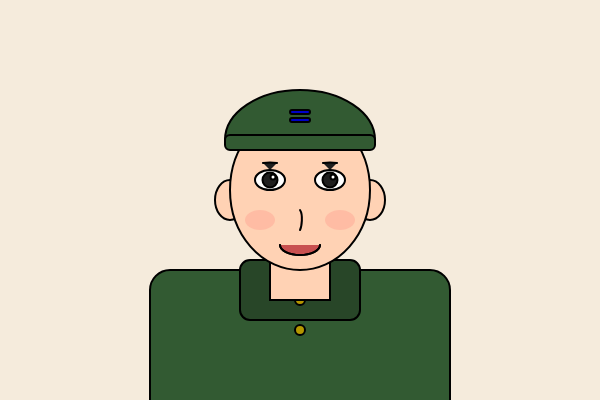
Frame 1 (no input)
Frame 2 (the mouse pressed at the canvas centre, redrawn once): identical to frame 1, image omitted

The p5.js sketch that drew this single still picture (run headless with seeded random() and noise() and a simulated clock; the mouse was pressed at the canvas centre and the sketch redrawn once):

// p5.js sketch
// ── sketch.js
function setup() {
  createCanvas(600, 400);
  noLoop(); 
}

function draw() {
  // 배경
  background(245, 235, 220); 

  // ㅅㅏㅇㅇㅡㅣ
  fill(50, 90, 50); // 짙은 올리브색 군복
  stroke(0);
  strokeWeight(2);
  // 칼라
  rect(150, 270, 300, 160, 20); 
  fill(40, 70, 40); // 깃 안쪽 그림자
  rect(240, 260, 120, 60, 10);
  // 단추
  fill(180, 150, 0); 
  ellipse(300, 300, 10, 10); 
  ellipse(300, 330, 10, 10);

 
  // 목
  fill(255, 210, 180); 
  rect(270, 240, 60, 60);
  // 귀
  ellipse(230, 200, 30, 40); 
  ellipse(370, 200, 30, 40); 
  // 모자, 머리카락
  fill(50, 30, 10); // 짙은 갈색 머리
  arc(300, 160, 120, 130, PI, 0); 


  fill(255, 210, 180);
  ellipse(300, 190, 140, 160); 
  // 눈썹
  fill(30); 
  arc(270, 170, 40, 15, PI + QUARTER_PI, TWO_PI - QUARTER_PI);
  arc(330, 170, 40, 15, PI + QUARTER_PI, TWO_PI - QUARTER_PI);
  // 눈 
  fill(255); 
  ellipse(270, 180, 30, 20); 
  ellipse(330, 180, 30, 20); 
  fill(30); 
  ellipse(270, 180, 15, 15); // 눈동자
  ellipse(330, 180, 15, 15);
  fill(255); 
  ellipse(273, 177, 5, 5); // 하이라이트
  ellipse(333, 177, 5, 5);
  // 홍조
  noStroke();
  fill(255, 100, 100, 50); // 투명도 있는 붉은색
  ellipse(260, 220, 30, 20);
  ellipse(340, 220, 30, 20);
  stroke(0); 
  strokeWeight(2);
  // 코
  curve(280, 200, 300, 210, 300, 230, 290, 230);
  // 입
  fill(200, 80, 80);
  arc(300, 245, 40, 20, 0, PI); 
  noFill();
  arc(300, 245, 40, 20, 0, PI); // 아랫입술


  // 모자 
  fill(50, 90, 50); 
  arc(300, 140, 150, 100, PI, 0); 
  rect(225, 135, 150, 15, 5); // 챙
  // ㄱㅖㄱㅡㅂㅈㅏㅇ
  fill(0, 0, 200); 
  stroke(1);
  rect(290, 110, 20, 4, 2); 
  rect(290, 118, 20, 4, 2); 
}
